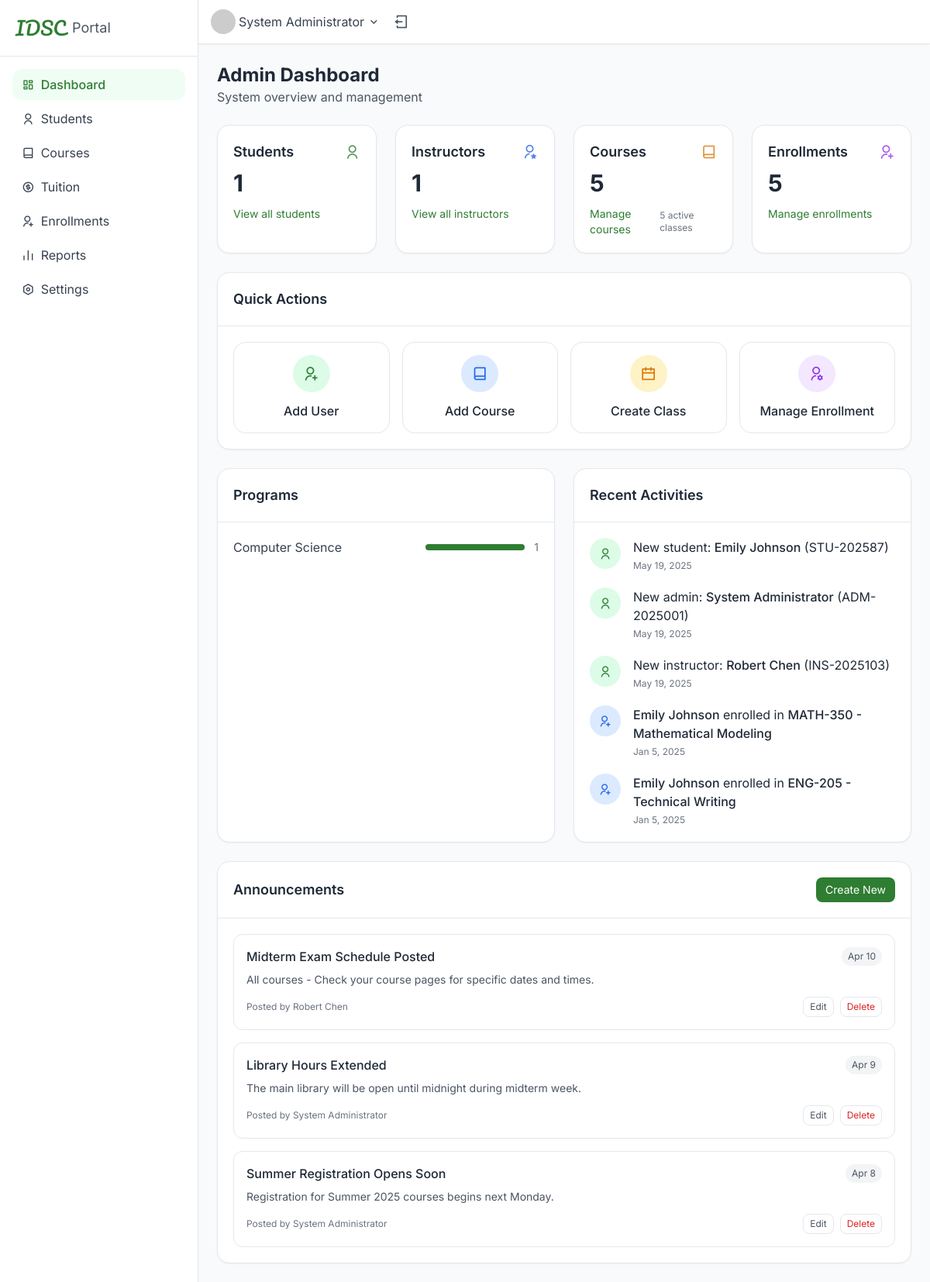
The app's page /admin/dashboard.php (signed in) with its own data.
### tables this page shows
CREATE TABLE users (
    user_id VARCHAR(20) PRIMARY KEY,
    password VARCHAR(255) NOT NULL,
    role ENUM('student', 'instructor', 'admin') NOT NULL,
    email VARCHAR(100) NOT NULL UNIQUE,
    first_name VARCHAR(50) NOT NULL,
    last_name VARCHAR(50) NOT NULL,
    profile_image VARCHAR(255) DEFAULT NULL,
    created_at TIMESTAMP DEFAULT CURRENT_TIMESTAMP,
    last_login DATETIME DEFAULT NULL
);

CREATE TABLE enrollments (
    enrollment_id INT AUTO_INCREMENT PRIMARY KEY,
    student_id VARCHAR(20) NOT NULL,
    class_id INT NOT NULL,
    enrollment_date DATE NOT NULL,
    status ENUM('enrolled', 'dropped', 'completed') NOT NULL DEFAULT 'enrolled',
    grade VARCHAR(2) DEFAULT NULL,
    FOREIGN KEY (student_id) REFERENCES students(student_id) ON DELETE CASCADE,
    FOREIGN KEY (class_id) REFERENCES classes(class_id) ON DELETE CASCADE,
    UNIQUE KEY (student_id, class_id)
);

CREATE TABLE courses (
    course_id VARCHAR(20) PRIMARY KEY,
    course_name VARCHAR(100) NOT NULL,
    department VARCHAR(100) NOT NULL,
    description TEXT,
    credits INT NOT NULL,
    created_at TIMESTAMP DEFAULT CURRENT_TIMESTAMP
);

CREATE TABLE announcements (
    announcement_id INT AUTO_INCREMENT PRIMARY KEY,
    user_id VARCHAR(20) NOT NULL,
    title VARCHAR(100) NOT NULL,
    content TEXT NOT NULL,
    published_date DATETIME NOT NULL,
    expiry_date DATETIME DEFAULT NULL,
    target_type ENUM('all', 'class', 'student', 'instructor', 'admin') NOT NULL,
    target_id VARCHAR(20) DEFAULT NULL,
    FOREIGN KEY (user_id) REFERENCES users(user_id) ON DELETE CASCADE
);

### admin/dashboard.php (the view, shortened to what the rows shown need)
<?php
require_once '../config.php';
require_once '../dashboard_functions.php';
$admin_id = $_SESSION['user_id'];
$user_info = get_user_info($admin_id);
function get_recent_activities($limit = 5) {
    $conn = get_db_connection();
    $limit = (int)$limit;
    $activities = [];
    $query = "SELECT e.enrollment_id, e.enrollment_date, e.status,
              s.student_id, u1.first_name as student_first_name, u1.last_name as student_last_name,
              c.course_id, c.course_name,
              u2.first_name as instructor_first_name, u2.last_name as instructor_last_name
              FROM enrollments e
              JOIN students s ON e.student_id = s.student_id
              JOIN users u1 ON s.student_id = u1.user_id
              JOIN classes cl ON e.class_id = cl.class_id
              JOIN courses c ON cl.course_id = c.course_id
              JOIN users u2 ON cl.instructor_id = u2.user_id
              ORDER BY e.enrollment_date DESC
              LIMIT $limit";
    $result = mysqli_query($conn, $query);
    if ($result) {
        while ($row = mysqli_fetch_assoc($result)) {
            $activities[] = [
                'type' => 'enrollment',
                'date' => $row['enrollment_date'],
                'details' => $row
            ];
        }
    }
    $query = "SELECT user_id, first_name, last_name, role, created_at
              FROM users
              ORDER BY created_at DESC
              LIMIT $limit";
    $result = mysqli_query($conn, $query);
    if ($result) {
        while ($row = mysqli_fetch_assoc($result)) {
            $activities[] = [
                'type' => 'user_registration',
                'date' => $row['created_at'],
                'details' => $row
            ];
        }
    }
    usort($activities, function($a, $b) {
        return strtotime($b['date']) - strtotime($a['date']);
    });
    return array_slice($activities, 0, $limit);
}
$announcements = get_recent_announcements();
$recent_activities = get_recent_activities();
?>
<!DOCTYPE html>
<html lang="en">
<head>
    <script src="https://cdn.tailwindcss.com/3.4.16"></script>
    <link rel="stylesheet" href="https://cdnjs.cloudflare.com/ajax/libs/remixicon/4.6.0/remixicon.min.css">
</head>
<body class="bg-gray-50">
    <div class="min-h-screen flex flex-col">
        <div class="flex flex-1">
            <aside class="w-64 bg-white shadow-sm border-r hidden lg:block">
                <div class="p-5 border-b">
                    <div class="flex items-center space-x-2">
                        <h1 class="font-['Pacifico'] text-2xl text-primary">IDSC</h1>
                    </div>
                </div>
            </aside>
            <main class="flex-1 flex flex-col">
                <header class="bg-white shadow-sm border-b sticky top-0 z-10">
                    <div class="flex items-center justify-between px-4 py-3">
                        <div class="flex items-center space-x-4">
                            <div class="relative">
                                <button type="button" class="flex items-center space-x-1 text-gray-700">
                                    <img src="https://ui-avatars.com/api/?name=<?php echo urlencode($user_info['first_name'] . ' ' . $user_info['last_name']); ?>&background=E9F5E9&color=2E7D32" class="w-8 h-8 rounded-full" alt="Profile">
                                    <span class="hidden md:inline-block"><?php echo htmlspecialchars($user_info['first_name'] . ' ' . $user_info['last_name']); ?></span>
                                    <i class="ri-arrow-down-s-line"></i>
                                </button>
                            </div>
                        </div>
                    </div>
                </header>
                <div class="flex-1 overflow-y-auto p-4 md:p-6">
                    <div class="mb-6">
                        <h1 class="text-2xl font-bold text-gray-800">Admin Dashboard</h1>
                    </div>
                    <div class="grid grid-cols-1 md:grid-cols-4 gap-6 mb-6">
                        <div class="bg-white rounded-lg border p-5 shadow-sm">
                            <div class="flex items-center justify-between mb-2">
                                <h2 class="text-lg font-semibold text-gray-800">Students</h2>
                            </div>
                        </div>
                        <div class="bg-white rounded-lg border p-5 shadow-sm">
                            <div class="flex items-center justify-between mb-2">
                                <h2 class="text-lg font-semibold text-gray-800">Instructors</h2>
                            </div>
                        </div>
                        <div class="bg-white rounded-lg border p-5 shadow-sm">
                            <div class="flex items-center justify-between mb-2">
                                <h2 class="text-lg font-semibold text-gray-800">Courses</h2>
                            </div>
                        </div>
                        <div class="bg-white rounded-lg border p-5 shadow-sm">
                            <div class="flex items-center justify-between mb-2">
                                <h2 class="text-lg font-semibold text-gray-800">Enrollments</h2>
                            </div>
                        </div>
                    </div>
                    <div class="bg-white rounded-lg border shadow-sm mb-6">
                        <div class="p-5 border-b">
                            <h2 class="text-lg font-semibold text-gray-800">Quick Actions</h2>
                        </div>
                    </div>
                    <div class="grid grid-cols-1 md:grid-cols-2 gap-6 mb-6">
                        <div class="bg-white rounded-lg border shadow-sm">
                            <div class="p-5 border-b">
                                <h2 class="text-lg font-semibold text-gray-800">Programs</h2>
                            </div>
                        </div>
                        <div class="bg-white rounded-lg border shadow-sm">
                            <div class="p-5 border-b">
                                <h2 class="text-lg font-semibold text-gray-800">Recent Activities</h2>
                            </div>
                            <div class="p-5">
                                <?php if (empty($recent_activities)): ?>
                                    <div class="text-center py-6">
                                        <div class="w-16 h-16 bg-gray-100 rounded-full flex items-center justify-center mx-auto mb-4">
                                            <i class="ri-history-line text-2xl text-gray-400"></i>
                                        </div>
                                        <h3 class="text-gray-500 font-medium">No recent activities</h3>
                                    </div>
                                <?php else: ?>
                                    <div class="space-y-5">
                                        <?php foreach ($recent_activities as $activity): ?>
                                            <?php if ($activity['type'] === 'enrollment'): ?>
                                                <div class="flex">
                                                    <div class="flex-shrink-0 mr-4">
                                                        <div class="w-10 h-10 rounded-full bg-blue-100 flex items-center justify-center">
                                                            <i class="ri-user-add-line text-blue-600"></i>
                                                        </div>
                                                    </div>
                                                    <div class="flex-1">
                                                        <p class="text-gray-800">
                                                            <span class="font-medium"><?php echo htmlspecialchars($activity['details']['student_first_name'] . ' ' . $activity['details']['student_last_name']); ?></span>
                                                            enrolled in
                                                            <span class="font-medium"><?php echo htmlspecialchars($activity['details']['course_id'] . ' - ' . $activity['details']['course_name']); ?></span>
                                                        </p>
                                                        <p class="text-xs text-gray-500 mt-1"><?php echo format_date($activity['date'], 'M j, Y'); ?></p>
                                                    </div>
                                                </div>
                                            <?php elseif ($activity['type'] === 'user_registration'): ?>
                                                <div class="flex">
                                                    <div class="flex-shrink-0 mr-4">
                                                        <div class="w-10 h-10 rounded-full bg-green-100 flex items-center justify-center">
                                                            <i class="ri-user-line text-primary"></i>
                                                        </div>
                                                    </div>
                                                    <div class="flex-1">
                                                        <p class="text-gray-800">
                                                            New <?php echo htmlspecialchars($activity['details']['role']); ?>:
                                                            <span class="font-medium"><?php echo htmlspecialchars($activity['details']['first_name'] . ' ' . $activity['details']['last_name']); ?></span>
                                                            (<?php echo htmlspecialchars($activity['details']['user_id']); ?>)
                                                        </p>
                                                        <p class="text-xs text-gray-500 mt-1"><?php echo format_date($activity['date'], 'M j, Y'); ?></p>
                                                    </div>
                                                </div>
                                            <?php endif; ?>
                                        <?php endforeach; ?>
                                    </div>
                                <?php endif; ?>
                            </div>
                        </div>
                    </div>
                    <div class="bg-white rounded-lg border shadow-sm">
                        <div class="p-5 border-b flex justify-between items-center">
                            <h2 class="text-lg font-semibold text-gray-800">Announcements</h2>
                        </div>
                        <div class="p-5">
                            <?php if (empty($announcements)): ?>
                                <div class="text-center py-6">
                                    <div class="w-16 h-16 bg-gray-100 rounded-full flex items-center justify-center mx-auto mb-4">
                                        <i class="ri-megaphone-line text-2xl text-gray-400"></i>
                                    </div>
                                    <h3 class="text-gray-500 font-medium">No announcements</h3>
                                    <p class="text-sm text-gray-400 mt-1">Create a new announcement to get started</p>
                                </div>
                            <?php else: ?>
                                <div class="space-y-4">
                                    <?php foreach ($announcements as $announcement): ?>
                                        <div class="border rounded-md overflow-hidden">
                                            <div class="p-4">
                                                <div class="flex justify-between items-start mb-2">
                                                    <h3 class="font-medium text-gray-800"><?php echo htmlspecialchars($announcement['title']); ?></h3>
                                                    <span class="text-xs px-2 py-1 rounded-full bg-gray-100 text-gray-600">
                                                        <?php echo format_date($announcement['published_date'], 'M j'); ?>
                                                    </span>
                                                </div>
                                                <p class="text-sm text-gray-600"><?php echo htmlspecialchars(substr($announcement['content'], 0, 150) . (strlen($announcement['content']) > 150 ? '...' : '')); ?></p>
                                                <div class="flex justify-between items-center mt-3">
                                                    <p class="text-xs text-gray-500">Posted by <?php echo htmlspecialchars($announcement['first_name'] . ' ' . $announcement['last_name']); ?></p>
                                                    <div class="flex space-x-2">
                                                        <a href="edit_announcement.php?id=<?php echo $announcement['announcement_id']; ?>" class="text-xs px-2 py-1 border rounded text-gray-600 hover:bg-gray-50">
                                                            Edit
                                                        </a>
                                                        <a href="delete_announcement.php?id=<?php echo $announcement['announcement_id']; ?>" class="text-xs px-2 py-1 border rounded text-red-600 hover:bg-red-50">
                                                            Delete
                                                        </a>
                                                    </div>
                                                </div>
                                            </div>
                                        </div>
                                    <?php endforeach; ?>
                                </div>
                            <?php endif; ?>
                        </div>
                    </div>
                </div>
            </main>
        </div>
    </div>
</body>
</html>

### records on screen
users: first_name+last_name "System Administrator", role "admin", user_id "ADM-2025001", date "May 19, 2025"
users: role "student", first_name+last_name "Emily Johnson", user_id "STU-202587", date "May 19, 2025"
users: role "instructor", first_name+last_name "Robert Chen", user_id "INS-2025103", date "May 19, 2025"
enrollments: users.first_name+last_name "Emily Johnson", courses.course_id+course_name "MATH-350 - Mathematical Modeling", date "Jan 5, 2025"
enrollments: users.first_name+last_name "Emily Johnson", courses.course_id+course_name "ENG-205 - Technical Writing", date "Jan 5, 2025"
announcements: title "Midterm Exam Schedule Posted", published_date "Apr 10", content "All courses - Check your course pages for specific dates and times.", user.last_name "Robert Chen"
announcements: title "Library Hours Extended", published_date "Apr 9", content "The main library will be open until midnight during midterm week.", user.last_name "System Administrator"
announcements: title "Summer Registration Opens Soon", published_date "Apr 8", content "Registration for Summer 2025 courses begins next Monday.", user.last_name "System Administrator"

### other values on screen
$stats['total_students'] "1"
$stats['total_instructors'] "1"
$stats['total_courses'] "5"
$stats['active_classes'] "5"
$stats['active_enrollments'] "5"
$department['department'] "Computer Science"
$department['student_count'] "1"
